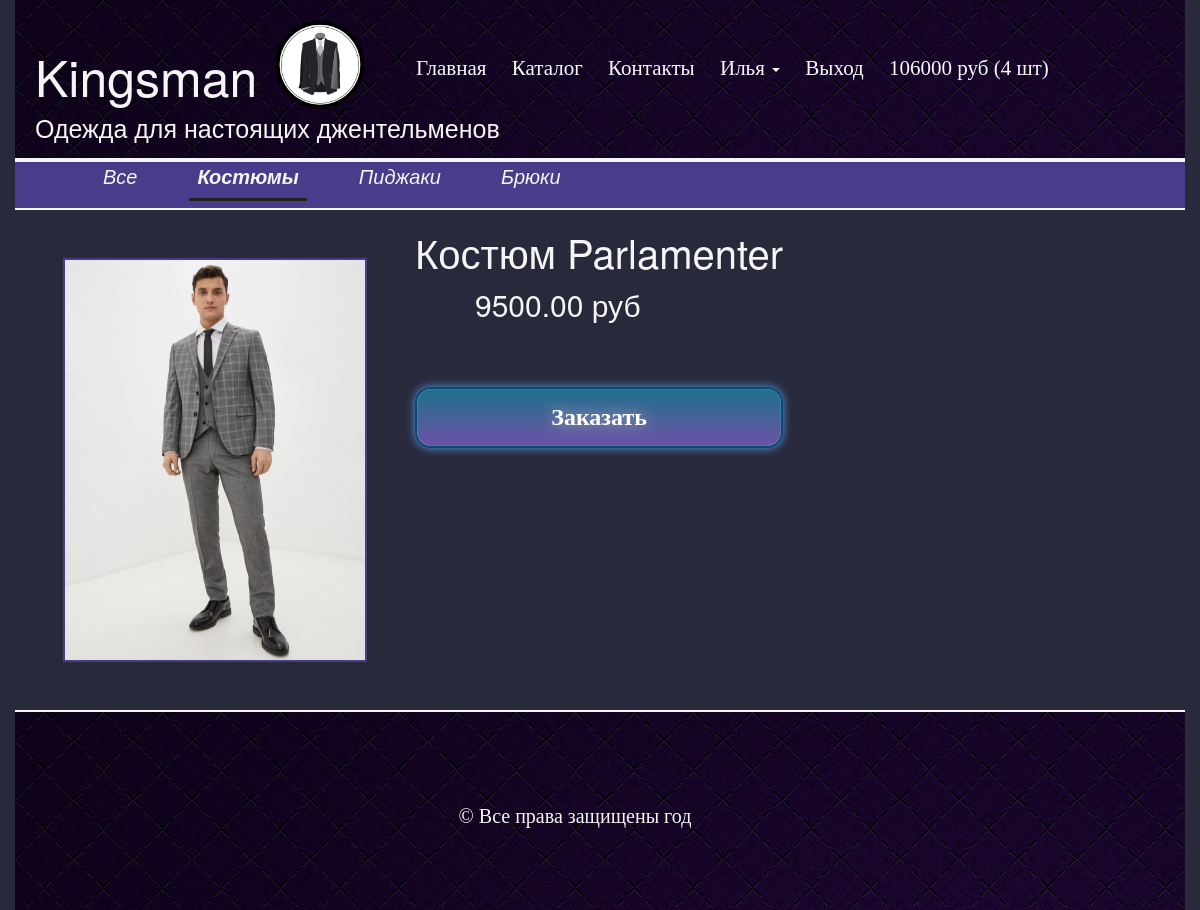
Page /product/1/ (signed in) on the committed database.
### authapp/models.py (models this page shows, shortened)
class ShopUser(AbstractUser):
    age = models.PositiveSmallIntegerField(verbose_name='возраст', null=True)
    avatar = models.ImageField(upload_to='users_avatars', blank=True)
    activation_key = models.CharField(max_length=128, blank=True)
    activation_key_expires = models.DateTimeField(default=get_activation_key_expires)

### basketapp/models.py (models this page shows)
class Basket(models.Model):
    user = models.ForeignKey(ShopUser, on_delete=models.CASCADE,
                             related_name='basket')
    product = models.ForeignKey(Product, on_delete=models.CASCADE)
    quantity = models.PositiveIntegerField('количество', default=0)
    add_datetime = models.DateTimeField(verbose_name='время', auto_now_add=True)
    @property
    def product_cost(self):
        return self.product.price * self.quantity
    @property
    def total_quantity(self):
        return sum(self.user.basket.values_list('quantity', flat=True))
    @property
    def total_cost(self):
        return sum(map(lambda x: x.product_cost, self.user.basket.all()))

### mainapp/models.py (models this page shows)
class Product(models.Model):
    category = models.ForeignKey(ProductCategory, verbose_name='категория продукта', on_delete=models.CASCADE)
    name = models.CharField('имя продукта', max_length=128)
    image = models.ImageField(upload_to='products_images', blank=True)
    short_desc = models.CharField('краткое описание', max_length=64, blank=True)
    desc = models.TextField('описание товара', blank=True)
    price = models.DecimalField('цена продукта', max_digits=8, decimal_places=2, default=0)
    quantity = models.PositiveIntegerField('количество на складе', default=0)
    is_active = models.BooleanField(default=True)

class ProductCategory(models.Model):
    name = models.CharField('имя категории', max_length=64)
    description = models.TextField('описание категории', blank=True)
    is_active = models.BooleanField(default=True)

### mainapp/views.py (the view)
def product_page(request, pk):
    product = get_object_or_404(Product, pk=pk)
    context = {
        'page_title': 'каталог',
        'category': product.category,
        'product': product,
    }
    return render(request, 'mainapp/product.html', context)

### basketapp/context_processors.py (called while the page is built)
def basket(request):
    if request.user.is_authenticated:
        basket = request.user.basket.all()
    else:
        basket = []
    return {
        'basket':basket,
    }

### mainapp/context_processors.py (called while the page is built)
def menu(request):
    menu = ProductCategory.objects.filter(is_active=True)
    return {
        'categories': menu,
    }

### mainapp/templatetags/my_tags.py (called while the page is built)
def media_folder_products(string):
    if not string:
        string = 'products_images/default.jpg'
    return f'{settings.MEDIA_URL}{string}'

### mainapp/templates/mainapp/product.html
{% extends 'mainapp/base.html' %} {% load static %} {% block bodyContent %}
    {% include 'mainapp/includes/inc__main_menu.html' %} {% include 'mainapp/includes/inc__category_menu.html' %}
    {% load my_tags %}
    <div class="productPage">
        <div class="details-slider">
            <div class="productImage"><img style="width: 300px;height:400px ;"
                                           src="{{ product.image|media_folder_products }}"
                                           alt="{{ product.short_desc }}"></div>
            <div class="productInfo">
                <h3 style="color: whitesmoke; font-size: 40px">{{ product.name }}</h3>
                <p style="color: whitesmoke; font-size: 30px; display: block;
                   margin-left: 60px;"> {{ product.price }} <span>руб</span></p>
                <a class="buttons" href="{% url 'basket:add_product' product.pk %}">
                    Заказать
                </a>
            </div>
        </div>
    </div> {% endblock %}

### mainapp/templates/mainapp/includes/inc__main_menu.html (shortened to what this page needs)
{% load static %}
<div class="header"><span class="name">Kingsman</span> <span
        class="slogan">Одежда для настоящих джентельменов</span>
    <img width="90" class="logo" src="{% static 'img/logo.png' %}" alt="">
    <ul class="main_menu">
        <li><a href="{% url 'main:index' %}" {% if request.path == '/' %} class="active_link" {% endif %}>Главная</a>
        </li>
        <li>
            <a href="{% url 'main:category_products' 0 %}"
                    >Каталог</a>
        </li>
        <li><a href="{% url 'main:contacts' %}" {% if request.path == '/contacts/' %} class="active_link" {% endif %}>Контакты</a>
        </li>
        {% if user.is_authenticated %}
            <li>
                <div class="dropdown">
                    <a class="dropdown-toggle" href="" data-toggle="dropdown">
                        {{ user.first_name|default:'пользователь'|title }}
                        <span class="caret"></span>
                    </a>
                </div>
            </li>
        {% endif %}
        <li>
            {% if user.is_authenticated %}
                <a href="{% url 'auth:logout' %}">
                    Выход
                </a>
            {% else %}
                <a href="{% url 'auth:login' %}">
                    Вход
                </a>
            {% endif %}
        </li>
        <li>
            {% if user.is_authenticated %}
                <li>
                    {% if basket %}
                        <a href="{% url 'basket:index' %}">
                        <span>
                                {{ basket.0.total_cost|floatformat:0 }} руб ({{ basket.0.total_quantity }} шт)
                        </span>
                        </a>
                    {% endif %}
                </li>
            {% endif %}
        </li>
    </ul>
</div>

### mainapp/templates/mainapp/includes/inc__category_menu.html
<div class="catalogMenu clearfix">
    <ul>
        <li>
            <a href="{% url 'main:category_products' 0 %}"
               class="{% if request.resolver_match.kwargs.pk == '0' %} active {% endif %}">
                Все
            </a>
        </li>
        {% for category in categories %}
            <li>
                <a href="{% url 'main:category_products' category.pk %}"
                class="{% if request.resolver_match.kwargs.pk|add:0 == category.pk %} active {% endif %}">
                    {{ category.name }}
                </a>
            </li>
        {% endfor %}
    </ul>
</div>

### static/css/styles.css (style rules this page uses)
html, body { background-color: #fffaf0; }
.header { margin: 0 auto; position: relative; border-bottom: 2px solid whitesmoke; height: 160px; background-image: url(/static/img/body_texture.jpg); }
.productImage { margin: 50px; outline: 2px solid darkslateblue; width: 300px; height: 400px; float: left; }
.name { position: absolute; font-size: 50px; color: whitesmoke; margin-top: 40px; margin-left: 20px; }
.slogan { position: absolute; margin-top: 110px; font-size: 25px; color: whitesmoke; margin-left: 20px; }
.logo { position: absolute; margin-top: 20px; margin-left: 260px; }
.main_menu { position: absolute; list-style-type: none; font-family: serif; font-size: 1.5em; margin-left: 30%; margin-top: 4.5%; }
.main_menu li { display: inline-block; }
.main_menu li a { text-decoration: none; color: ghostwhite; padding: 10px; }
.catalogMenu { margin: 0 auto; width: 100%; height: 50px; border-bottom: 2px solid whitesmoke; border-top: 2px solid whitesmoke; background-color: darkslateblue; }
.catalogMenu li { display: inline-block; text-decoration: none; }
.catalogMenu > ul > li > a { padding: 8px; font-size: 20px; margin-left: 40px; text-decoration: none; font-style: italic; color: whitesmoke; }
.clearfix { content: " "; clear: both; display: table; }
.active { color: #212121; font-weight: 700; border-bottom: 3px solid #212121; }
.productPage { position: relative; }
.productInfo { float: left; }
a.buttons { text-decoration: none; text-align: center; padding: 15px 40px; border: solid 2px #004F72; -webkit-border-radius: 16px; -moz-border-radius: 16px; border-radius: 16px; font: 24px serif; font-weight: bold; color: #ffffff; background-color: #1e718c; background-image: -moz-linear-gradient(top, #1e718c 0%, #6d51a6 100%); background-image: -webkit-linear-gradient(top, #1e718c 0%, #6d51a6 100%); background-image: -o-linear-gradient(top, #1e718c 0%, #6d51a6 100%); background-image: -ms-linear-gradient(top, #1e718c 0%, #6d51a6 100%); filter: progid: DXImageTransform.Microsoft.gradient( startColorstr='#6d51a6', endColorstr='#6d51a6', GradientType=0); background-image: linear-gradient(top, #1e718c 0%, #6d51a6 100%); -webkit-box-shadow: 0px 0px 10px #5a98e8, inset 0px 0px 1px #ffffff; -moz-box-shadow: 0px 0px 10px #5a98e8, inset 0px 0px 1px #ffffff; box-shadow: 0px 0px 10px #5a98e8, inset 0px 0px 1px #ffffff; text-shadow: 0px 0px 15px #bababa; filter: dropshadow(color=#bababa, offx=0, offy=0); -webkit-transition: all 0.2s ease-in; -moz-transition: all 0.2s ease-in; -o-transition: all 0.2s ease-in; transition: all 0.2s ease-in; }
a.buttons { display: block; margin-top: 60px; }

### rows in the picture
ShopUser: first_name "Илья"
Basket: user+product+quantity "106000", user "4"
ProductCategory: name "Костюмы"
ProductCategory: name "Пиджаки"
ProductCategory: name "Брюки"
Product: image|media_folder_products (picture), name "Костюм Parlamenter", price "9500.00"
